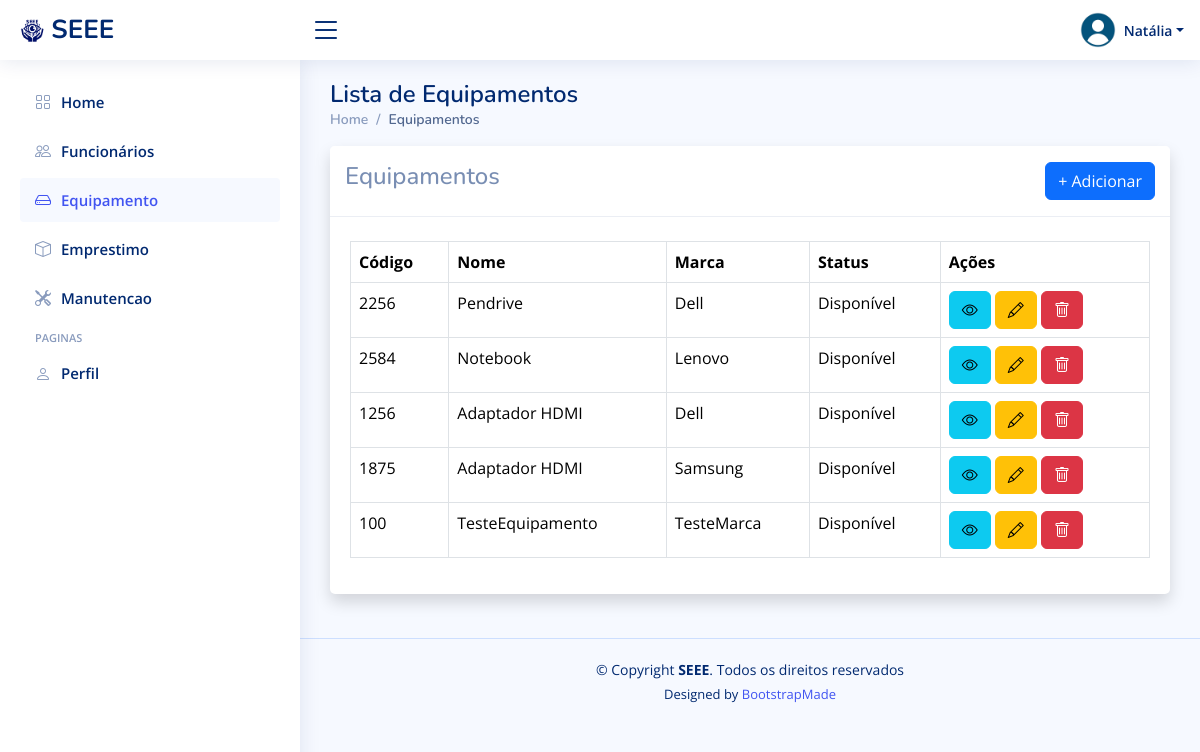
The page /equipamento/ (signed in) on the database its author committed.
### equipamento/models.py (models this page shows, shortened)
class Equipamento(models.Model):
    nome = models.CharField(max_length=100)
    codigo = models.CharField(max_length=50, unique=True)
    marca = models.CharField(max_length=50)
    status = models.PositiveIntegerField(choices=[(1, 'Disponível'), (2, 'Emprestado'), (3, 'Em Manutenção')], default=1)

### equipamento/views.py (the view)
# urls.py: path('', views.listar_equipamentos, name='listar_equipamentos'),
@login_required
def listar_equipamentos(request):
    equipamentos = Equipamento.objects.all()
    return render(request, 'equipamento/listar_equipamentos.html', {'equipamentos': equipamentos})

### funcionario/contextProcess.py (called while the page is built)
def user_group_context(request):
    user = request.user
    isAdmin = user.groups.filter(name='Admin').exists()
    isFuncionario = user.groups.filter(name='Funcionarios').exists()
    return {
        'isAdmin': isAdmin,
        'isDuncionario': isFuncionario,
    }

### templates/equipamento/listar_equipamentos.html (shortened to what this page needs)
{% extends 'funcionario/_base.html' %}
{% block content %}
<div class="pagetitle">
    <h1>Lista de Equipamentos</h1>
    <nav>
      <ol class="breadcrumb">
        <li class="breadcrumb-item"><a href="/funcionario/">Home</a></li>
        <li class="breadcrumb-item active">Equipamentos</li>
      </ol>
    </nav>
  </div>
<div class="card shadow mb-4">
    <div class="card-header py-3 d-sm-flex align-items-center justify-content-between mb-4">
        <h4>Equipamentos</h4>
        <a class="btn btn-primary" href="{% url 'criar_equipamento' %}">+ Adicionar</a>
    </div>
    <div class="card-body">
        <div class="table-responsive">
            <table class="table table-bordered">
              <thead>
                <tr>
                  <th>Código</th>
                  <th>Nome</th>
                  <th>Marca</th>
                  <th>Status</th>
                  <th>Ações</th>
                </tr>
              </thead>
              <tbody>
                {% for equipamento in equipamentos %}
                  <tr>
                    <td>{{ equipamento.codigo }}</td>
                    <td>{{ equipamento.nome }}</td>
                    <td>{{ equipamento.marca }}</td>
                    <td>{{ equipamento.get_status_display }}</td>
                    <td>
                      <a class="btn btn-info" href="{% url 'detalhar_equipamento' equipamento.id %}" data-bs-toggle="tooltip" data-bs-placement="top" title="Ver detalhes"><i class="bi bi-eye"></i></a>
                      <a class="btn btn-warning" href="{% url 'editar_equipamento' equipamento.id %}" data-bs-toggle="tooltip" data-bs-placement="top" title="Editar"><i class="bi bi-pencil"></i></a>
                      <button type="button" class="btn btn-danger" data-bs-toggle="modal" data-bs-target="#basicModal-{{ equipamento.id }}"><i class="bi bi-trash"></i></button>
                    </td>
                  </tr>
                {% endfor %}
              </tbody>
            </table>
        </div>
    </div>
</div>
{% endblock %}

### templates/funcionario/_base.html (shortened to what this page needs)
{% load static %}
<!DOCTYPE html>
<html lang="pt-br">
<head>
  <link href="{% static 'assets/vendor/bootstrap/css/bootstrap.min.css' %}" rel="stylesheet">
  <link href="{% static 'assets/vendor/bootstrap-icons/bootstrap-icons.css' %}" rel="stylesheet">
  <link href="{% static 'assets/vendor/boxicons/css/boxicons.min.css' %}" rel="stylesheet">
  <link href="{% static 'assets/vendor/quill/quill.snow.css' %}" rel="stylesheet">
  <link href="{% static 'assets/vendor/quill/quill.bubble.css' %}" rel="stylesheet">
  <link href="{% static 'assets/vendor/remixicon/remixicon.css' %}" rel="stylesheet">
  <link href="{% static 'assets/vendor/simple-datatables/style.css' %}" rel="stylesheet">
  <link href="{% static 'assets/css/style.css' %}" rel="stylesheet">
</head>
<body>
  <header id="header" class="header fixed-top d-flex align-items-center">
    <div class="d-flex align-items-center justify-content-between">
      <a href="/funcionario/" class="logo d-flex align-items-center">
        <img src="{% static 'assets/img/SEEE.png' %}" alt="">
        <span class="d-none d-lg-block">SEEE</span>
      </a>
      <i class="bi bi-list toggle-sidebar-btn"></i>
    </div>
    <nav class="header-nav ms-auto">
      <ul class="d-flex align-items-center">
        <li class="nav-item dropdown pe-3">
          <a class="nav-link nav-profile d-flex align-items-center pe-0" href="#" data-bs-toggle="dropdown">
            <img src="{% static 'assets/img/profile.png' %}" alt="Profile" class="rounded-circle">
            <span class="d-none d-md-block dropdown-toggle ps-2">{{ user.username }}</span>
          </a>
        </li>
      </ul>
    </nav>
  </header>
  {% include 'funcionario/sidebar.html'%}
  <main id="main" class="main">
    {% block content %}
    {% endblock %}
  </main>
  <footer id="footer" class="footer">
    <div class="copyright">
      &copy; Copyright <strong><span>SEEE</span></strong>. Todos os direitos reservados
    </div>
    <div class="credits">
      Designed by <a href="https://bootstrapmade.com/">BootstrapMade</a>
    </div>
  </footer>
</body>
</html>

### static/assets/css/style.css (style rules this page uses)
:root { scroll-behavior: smooth; }
body { font-family: "Open Sans", sans-serif; background: #f6f9ff; color: #444444; }
a { color: #4154f1; text-decoration: none; }
h1, h2, h3, h4, h5, h6 { font-family: "Nunito", sans-serif; }
#main { margin-top: 60px; padding: 20px 30px; transition: all 0.3s; }
.pagetitle { margin-bottom: 10px; }
.pagetitle h1 { font-size: 24px; margin-bottom: 0; font-weight: 600; color: #012970; }
.card { margin-bottom: 30px; border: none; border-radius: 5px; box-shadow: 0px 0 30px rgba(1, 41, 112, 0.1); }
.card-header, .card-footer { border-color: #ebeef4; background-color: #fff; color: #798eb3; padding: 15px; }
.card-body { padding: 0 20px 20px 20px; }
.breadcrumb { font-size: 14px; font-family: "Nunito", sans-serif; color: #899bbd; font-weight: 600; }
.breadcrumb a { color: #899bbd; transition: 0.3s; }
.breadcrumb .breadcrumb-item::before { color: #899bbd; }
.breadcrumb .active { color: #51678f; font-weight: 600; }
.logo { line-height: 1; }
@media (min-width: 1200px) { .logo { width: 280px; } }
.logo img { max-height: 26px; margin-right: 6px; }
.logo span { font-size: 26px; font-weight: 700; color: #012970; font-family: "Nunito", sans-serif; }
.header { transition: all 0.5s; z-index: 997; height: 60px; box-shadow: 0px 2px 20px rgba(1, 41, 112, 0.1); background-color: #fff; padding-left: 20px; }
.header .toggle-sidebar-btn { font-size: 32px; padding-left: 10px; cursor: pointer; color: #012970; }
.header-nav ul { list-style: none; }
.header-nav>ul { margin: 0; padding: 0; }
.header-nav .nav-profile { color: #012970; }
.header-nav .nav-profile img { max-height: 36px; }
.header-nav .nav-profile span { font-size: 14px; font-weight: 600; }
@media (min-width: 1200px) { #main, #footer { margin-left: 300px; } }
.footer { padding: 20px 0; font-size: 14px; transition: all 0.3s; border-top: 1px solid #cddfff; }
.footer .copyright { text-align: center; color: #012970; }
.footer .credits { padding-top: 5px; text-align: center; font-size: 13px; color: #012970; }

### rows shown on the page
Equipamento: codigo "2256", nome "Pendrive", marca "Dell", status "Disponível"
Equipamento: codigo "2584", nome "Notebook", marca "Lenovo", status "Disponível"
Equipamento: codigo "1256", nome "Adaptador HDMI", marca "Dell", status "Disponível"
Equipamento: codigo "1875", nome "Adaptador HDMI", marca "Samsung", status "Disponível"
Equipamento: codigo "100", nome "TesteEquipamento", marca "TesteMarca", status "Disponível"

### other values the page prints
{{ user.username }} "Natália"
